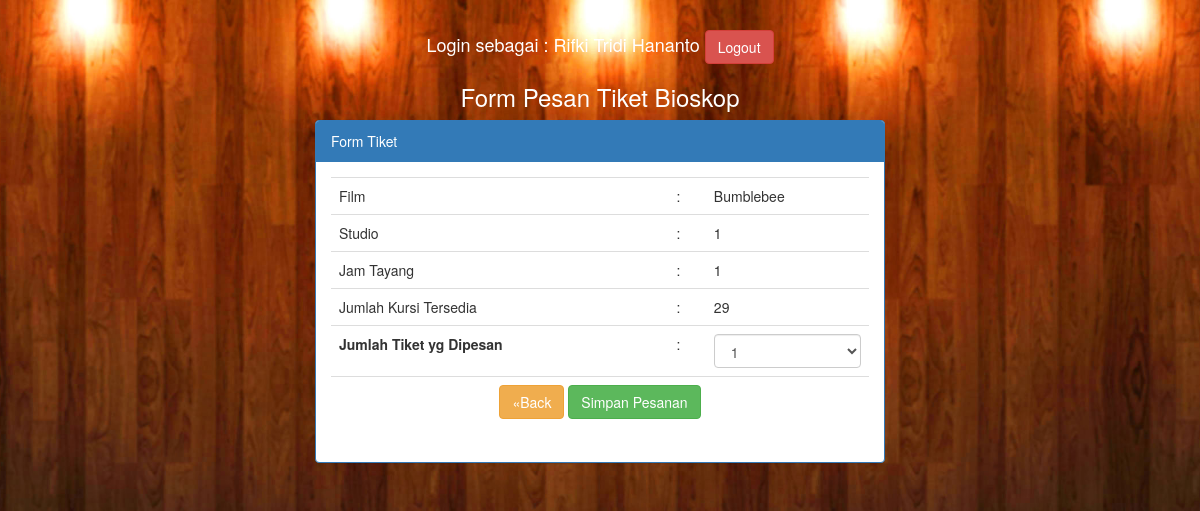
/pesan_tiket.php?id=1 (signed in), run on the app's committed database.
### tables this page shows
CREATE TABLE IF NOT EXISTS `user` (
`id` int(11) NOT NULL,
  `nama` varchar(50) NOT NULL,
  `username` varchar(50) NOT NULL,
  `password` varchar(50) NOT NULL
);

CREATE TABLE IF NOT EXISTS `film` (
`id_film` int(11) NOT NULL,
  `judul_film` varchar(50) NOT NULL,
  `durasi` int(11) NOT NULL,
  `kategori_film` enum('2D','3D') DEFAULT '2D'
);

CREATE TABLE IF NOT EXISTS `jadwal` (
`id_jadwal` int(11) NOT NULL,
  `id_film` int(11) NOT NULL,
  `id_studio` enum('1','2','3','4','5') NOT NULL,
  `id_jam_tayang` int(11) NOT NULL,
  `tiket_tersedia` int(5) NOT NULL DEFAULT '50'
);

### pesan_tiket.php (the view, shortened to what this page needs)
<?php include "header.php"; ?>
<?php
	$jadwal = mysqli_query($bd, "select * from jadwal where id_jadwal='$_GET[id]'")or die(mysqli_error());
	$jadwal = mysqli_fetch_array($jadwal);
	$film = mysqli_query($bd, "select * from film where id_film='$jadwal[id_film]'")or die(mysqli_error());
	$film = mysqli_fetch_array($film);
?><?php
$s = mysqli_fetch_array(mysqli_query($bd, "select * from user where id='$_SESSION[login]'"));
?>
    <h4 class="text-center" style="color:white">Login sebagai : <?= $s['nama'] ?> <a href="logout.php" class="btn btn-danger">Logout</a></h4>
    <h3 class="text-center" style="color:white">Form Pesan Tiket Bioskop</h3>
    <div class="container" style="max-width:600px;">
	<div class="panel panel-primary">
	  <div class="panel-heading">Form Tiket</div>
	  <div class="panel-body">
	  <form action="pesan_tiket.php?id=<?= $_GET['id'] ?>" method="post">
		<table class="table table-borderless">
			<tbody>
				<tr>
					<td>Film</td>
					<td>:</td>
					<td><?= $film['judul_film'] ?></td>
				</tr>
				<tr>
					<td>Studio</td>
					<td>:</td>
					<td><?= $jadwal['id_studio'] ?></td>
				</tr>
				<tr>
					<td>Jam Tayang</td>
					<td>:</td>
					<td><?= $jadwal['id_jam_tayang'] ?></td>
				</tr>
				<tr>
					<td>Jumlah Kursi Tersedia</td>
					<td>:</td>
					<td><?= $jadwal['tiket_tersedia'] ?></td>
				</tr>
				<tr>
					<th>Jumlah Tiket yg Dipesan</th>
					<td>:</td>
					<td>
					 <select name="tiket_pesan" class="form-control">
					 <?php for($tik=1; $tik<=50; $tik++){ ?>
					 <option value="<?= $tik ?>"><?= $tik ?></option>
					 <?php } ?>
					</select>
					</td>
				</tr>
				<tr>
					<td colspan="3" class="text-center">
					<a href="index.php" class="btn btn-warning">&laquo;Back</a>
					<input type="submit" value="Simpan Pesanan" class="btn btn-success">
					</td>
				</tr>
			</tbody>
		</table>
		</form>
	  </div>
	</div>
    </div>
	<?php include "footer.php"; ?>

### css/style.css (style rules this page uses)
body { background: url(images/bioskop.jpg) no-repeat center; background-size: cover; -webkit-background-size: cover; -moz-background-size: cover; -o-background-size: cover; -ms-background-size: cover; background-attachment: fixed; }

### pesan_tiket.php (style rules this page uses)
body { background: url(images/bioskop.jpg) no-repeat center; background-size: cover; -webkit-background-size: cover; -moz-background-size: cover; -o-background-size: cover; -ms-background-size: cover; background-attachment: fixed; }

### data on the page
user: nama "Rifki Tridi Hananto"
film: judul_film "Bumblebee"
jadwal: id_studio "1", id_jam_tayang "1", tiket_tersedia "29"

### other printed values
form field tiket_pesan "1"
